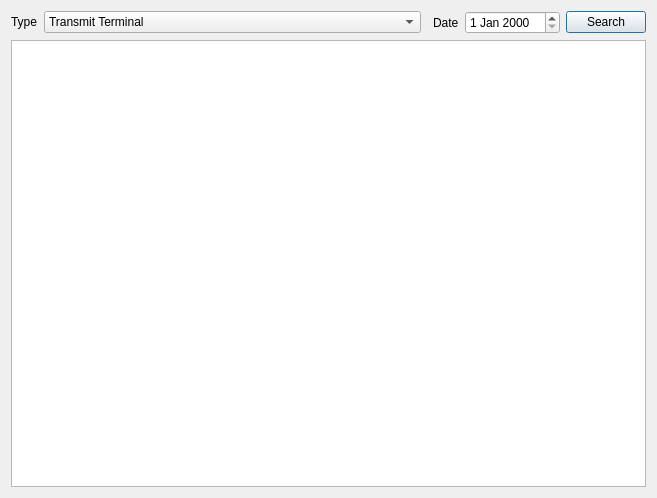
<?xml version="1.0" encoding="UTF-8"?>
<ui version="4.0">
 <class>Dialog</class>
 <widget class="QDialog" name="Dialog">
  <property name="geometry">
   <rect>
    <x>0</x>
    <y>0</y>
    <width>657</width>
    <height>498</height>
   </rect>
  </property>
  <property name="windowTitle">
   <string>Saved Data Viewer</string>
  </property>
  <layout class="QGridLayout" name="gridLayout" columnstretch="2,0,0,0">
   <item row="0" column="0">
    <layout class="QFormLayout" name="type_box">
     <item row="0" column="0">
      <widget class="QLabel" name="type_label">
       <property name="text">
        <string>Type</string>
       </property>
      </widget>
     </item>
     <item row="0" column="1">
      <widget class="QComboBox" name="type_comboBox">
       <item>
        <property name="text">
         <string>Transmit Terminal</string>
        </property>
       </item>
       <item>
        <property name="text">
         <string>Ethernet Communication</string>
        </property>
       </item>
      </widget>
     </item>
    </layout>
   </item>
   <item row="0" column="2">
    <layout class="QFormLayout" name="date_box">
     <item row="0" column="0">
      <widget class="QLabel" name="date_label">
       <property name="text">
        <string>Date</string>
       </property>
      </widget>
     </item>
     <item row="0" column="1">
      <widget class="QDateEdit" name="date_input"/>
     </item>
    </layout>
   </item>
   <item row="0" column="3">
    <widget class="QPushButton" name="search_button">
     <property name="text">
      <string>Search</string>
     </property>
    </widget>
   </item>
   <item row="1" column="0" colspan="4">
    <widget class="QTableWidget" name="data_tableWidget"/>
   </item>
  </layout>
 </widget>
 <resources/>
 <connections/>
</ui>
